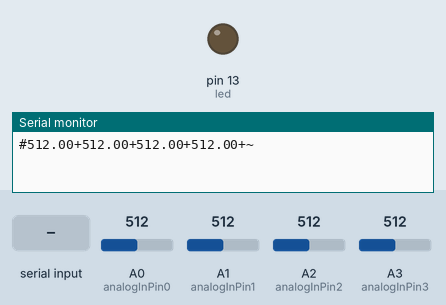
A sketch run on a simulated Arduino Uno, built with avr-gcc and run on an emulated ATmega328P. Parts: output pins drawn as LEDs (lit = HIGH), the last lines printed to the serial monitor. Inputs (shaded band) come from the test bench; at power-on: A0 (analogInPin0) = 512, A1 (analogInPin1) = 512, A2 (analogInPin2) = 512, A3 (analogInPin3) = 512.

Above: at 1.2 s.
1.3 s: "1" received over Serial
At 3.1 s:
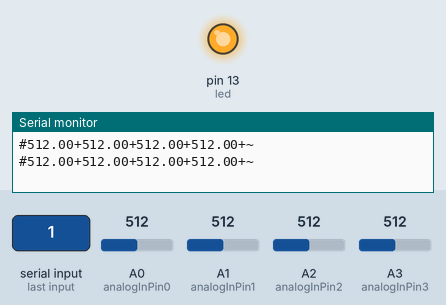
3.5 s: "0" received over Serial
At 5.1 s:
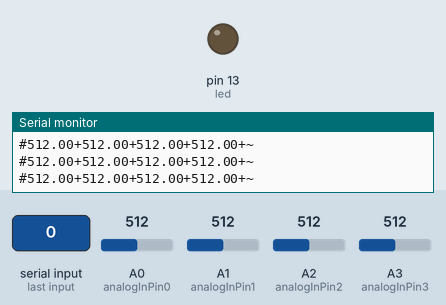
Timing chart, 0 to 6.6 s (numbered marks = the images above; inputs shaded):
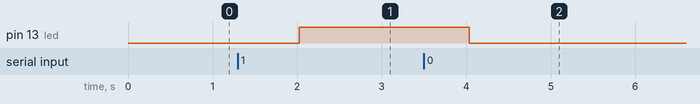

Measured:
- after the input at 1.3 s, pin 13 (led): LOW → HIGH after 0.72 s
- after the input at 3.5 s, pin 13 (led): HIGH → LOW after 0.54 s

The sketch:

Bluetooth_android.ino
```cpp
#include <Wire.h>
#include <Adafruit_ADS1015.h>

Adafruit_ADS1115 ads;  /* Use this for the 16-bit version */

int led = 13;


// Pins used for inputs and outputs********************************************************
const int analogInPin0 = A0;// Analog input pins
const int analogInPin1 = A1;
const int analogInPin2 = A2;
const int analogInPin3 = A3;

//Arrays for the 4 inputs**********************************************
float sensorValue[4] = {0,0,0,0};
float voltageValue[4] = {0,0,0,0};

//Char used for reading in Serial characters
char inbyte = 0;
//*******************************************************************************************

void setup() {
  // initialise serial communications at 9600 bps:
  Serial.begin(9600);
  pinMode(led, OUTPUT);
  digitalWrite(led, LOW);

  ads.begin();
}

void loop() {


  // read the analog in value to the sensor array
  sensorValue[0] = analogRead(analogInPin0);
  sensorValue[1] = analogRead(analogInPin1);
  sensorValue[2] = analogRead(analogInPin2);
  sensorValue[3] = analogRead(analogInPin3);

  for (int x = 0; x < 4; x++)
  {
    voltageValue[x] = sensorValue[x];
  }
  sendAndroidValues();

  //when serial values have been received this will be true
  if (Serial.available() > 0)
  {
    inbyte = Serial.read();
    if (inbyte == '0')
    {
      //LED off
      digitalWrite(led, LOW);
    }
    if (inbyte == '1')
    {
      //LED on
      digitalWrite(led, HIGH);
    }
  }
  //delay by 2s. Meaning we will be sent values every 2s approx
  //also means that it can take up to 2 seconds to change LED state
  delay(2000);
}


//sends the values from the sensor over serial to BT module
void sendAndroidValues()
 {
  //puts # before the values so our app knows what to do with the data
  Serial.print('#');
  //for loop cycles through 4 sensors and sends values via serial
  for(int k=0; k<4; k++)
  {
    Serial.print(voltageValue[k]);
    Serial.print('+');
    //technically not needed but I prefer to break up data values
    //so they are easier to see when debugging
  }
 Serial.print('~'); //used as an end of transmission character - used in app for string length
 Serial.println();
 delay(10);        //added a delay to eliminate missed transmissions
}
```
